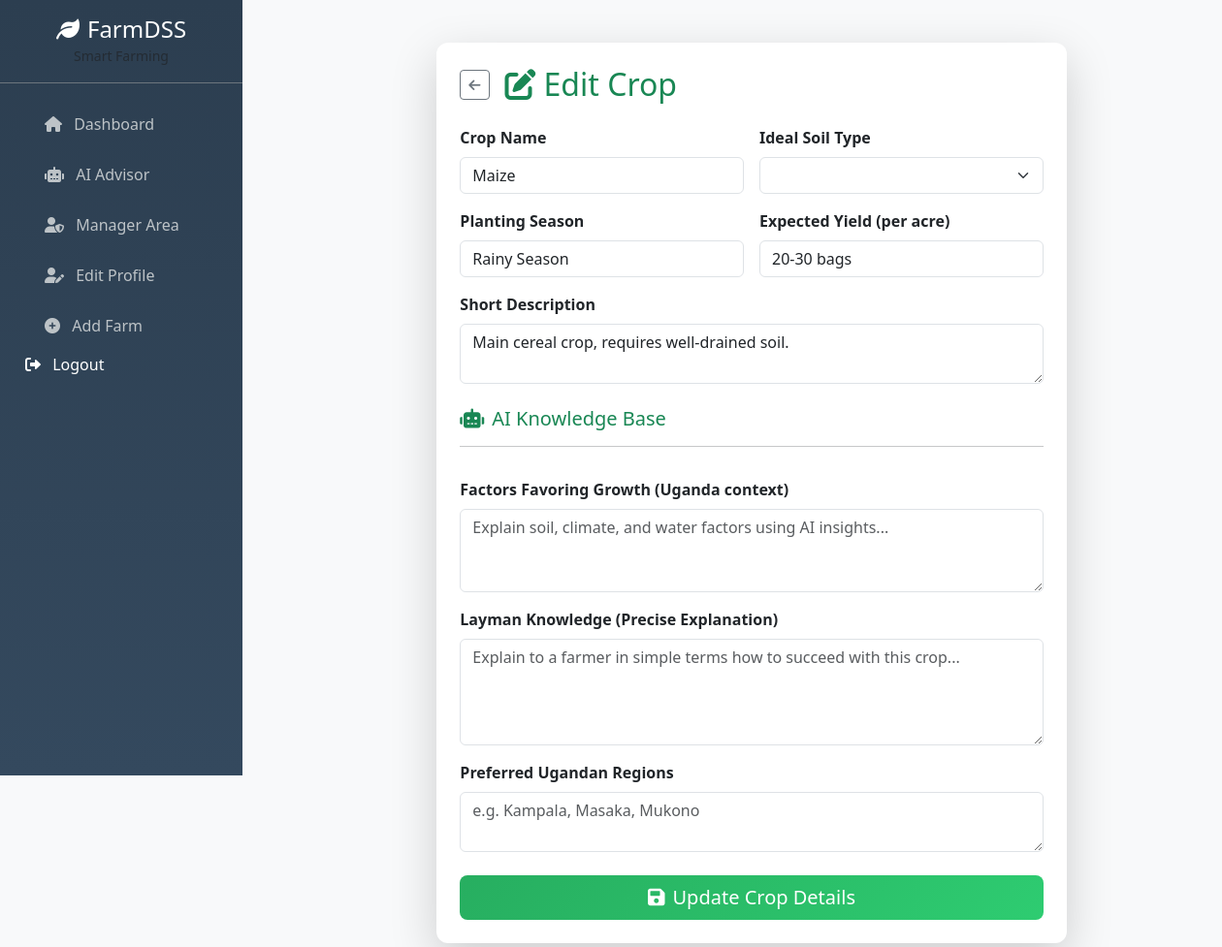
/crop/edit/1/ (signed in), run on the app's committed database.
### core/models.py (models this page shows, shortened)
class Crop(models.Model):
    name = models.CharField(max_length=100, db_index=True)
    ideal_soil = models.CharField(max_length=20, choices=Farm.SOIL_TYPES)
    planting_season = models.CharField(max_length=50)
    expected_yield_per_acre = models.CharField(max_length=100)
    description = models.TextField()
    factors_favouring = models.TextField(blank=True, help_text="AI-generated factors favoring this crop")
    layman_knowledge = models.TextField(blank=True, help_text="Precise explanation for a layman")
    preferred_regions = models.TextField(blank=True, help_text="Ugandan regions where this crop thrives")
    best_for_farmer_type = models.CharField(max_length=50, choices=FARMER_TYPES, default='smallholder')
    market_potential = models.TextField(blank=True, help_text="Market price insights for this crop in Uganda")
    planting_instructions = models.TextField(blank=True, help_text="Step-by-step planting guide")
    pest_disease_management = models.TextField(blank=True, help_text="Local pest/disease control methods")
    class Meta:
        verbose_name_plural = "Crops"

### core/views.py (the view)
# urls.py: path('crop/edit/<int:crop_id>/', views.edit_crop, name='edit_crop'),
@staff_member_required
def edit_crop(request, crop_id=None):
    crop = None
    if crop_id:
        crop = get_object_or_404(Crop, id=crop_id)
    if request.method == 'POST':
        form = CropForm(request.POST, instance=crop)
        if form.is_valid():
            form.save()
            action = "updated" if crop else "created"
            logger.info(f"Crop {action}: {form.cleaned_data['name']}")
            messages.success(request, f"Crop successfully {action}!")
            return redirect('manager_dashboard')
    else:
        form = CropForm(instance=crop)
    return render(request, 'core/edit_crop.html', {
        'form': form,
        'crop': crop,
        'is_manager': True
    })

### core/forms.py
class CropForm(forms.ModelForm):
    class Meta:
        model = Crop
        fields = ['name', 'ideal_soil', 'planting_season', 'expected_yield_per_acre', 'description']
    def __init__(self, *args, **kwargs):
        super().__init__(*args, **kwargs)
        try:
            optional_fields = ['factors_favouring', 'layman_knowledge', 'preferred_regions', 'best_for_farmer_type', 'market_potential', 'planting_instructions', 'pest_disease_management']
            for field in optional_fields:
                if hasattr(Crop, field):
                    if field == 'best_for_farmer_type':
                        from .models import FARMER_TYPES
                        self.fields[field] = forms.ChoiceField(choices=FARMER_TYPES, required=False)
                    else:
                        self.fields[field] = forms.CharField(widget=forms.Textarea(), required=False)
                    self.Meta.fields.append(field)
        except Exception as e:
            pass

### core/templates/core/edit_crop.html (shortened to what this page needs)
{% extends 'core/base.html' %}
{% block content %}
<div class="container py-4">
    <div class="row justify-content-center">
        <div class="col-12 col-lg-8">
            <div class="card border-0 shadow-lg">
                <div class="card-body p-4">
                    <div class="d-flex align-items-center mb-4">
                        <a href="{% url 'manager_dashboard' %}" class="btn btn-outline-secondary btn-sm me-3">
                            <i class="fas fa-arrow-left"></i>
                        </a>
                        <h2 class="mb-0 text-success">
                            {% if crop %}<i class="fas fa-edit me-2"></i>Edit Crop{% else %}<i class="fas fa-plus-circle me-2"></i>Add New Crop{% endif %}
                        </h2>
                    </div>
                    <form method="post">
                        <div class="row g-3">
                            <div class="col-md-6">
                                <label class="form-label fw-bold">Crop Name</label>
                                <input type="text" name="name" class="form-control" value="{{ crop.name|default:'' }}" required placeholder="e.g. Matooke">
                            </div>
                            <div class="col-md-6">
                                <label class="form-label fw-bold">Ideal Soil Type</label>
                                <select name="ideal_soil" class="form-select" required>
                                </select>
                            </div>
                            <div class="col-md-6">
                                <label class="form-label fw-bold">Planting Season</label>
                                <input type="text" name="planting_season" class="form-control" value="{{ crop.planting_season|default:'' }}" required placeholder="e.g. March - May">
                            </div>
                            <div class="col-md-6">
                                <label class="form-label fw-bold">Expected Yield (per acre)</label>
                                <input type="text" name="expected_yield" class="form-control" value="{{ crop.expected_yield_per_acre|default:'' }}" required placeholder="e.g. 500 bunches">
                            </div>
                            <div class="col-12">
                                <label class="form-label fw-bold">Short Description</label>
                                <textarea name="description" class="form-control" rows="2" required placeholder="General info about the crop...">{{ crop.description|default:'' }}</textarea>
                            </div>
                            <div class="col-12 mt-4">
                                <h5 class="text-success"><i class="fas fa-robot me-2"></i>AI Knowledge Base</h5>
                                <hr>
                            </div>
                            <div class="col-12">
                                <label class="form-label fw-bold">Factors Favoring Growth (Uganda context)</label>
                                <textarea name="factors_favouring" class="form-control" rows="3" placeholder="Explain soil, climate, and water factors using AI insights...">{{ crop.factors_favouring|default:'' }}</textarea>
                            </div>
                            <div class="col-12">
                                <label class="form-label fw-bold">Layman Knowledge (Precise Explanation)</label>
                                <textarea name="layman_knowledge" class="form-control" rows="4" placeholder="Explain to a farmer in simple terms how to succeed with this crop...">{{ crop.layman_knowledge|default:'' }}</textarea>
                            </div>
                            <div class="col-12">
                                <label class="form-label fw-bold">Preferred Ugandan Regions</label>
                                <textarea name="preferred_regions" class="form-control" rows="2" placeholder="e.g. Kampala, Masaka, Mukono">{{ crop.preferred_regions|default:'' }}</textarea>
                            </div>
                            <div class="col-12 mt-4">
                                <button type="submit" class="btn btn-success btn-lg w-100">
                                    <i class="fas fa-save me-2"></i>{% if crop %}Update Crop Details{% else %}Create Crop & Knowledge{% endif %}
                                </button>
                            </div>
                        </div>
                    </form>
                </div>
            </div>
        </div>
    </div>
</div>
{% endblock %}

### core/templates/core/base.html (style rules this page uses)
* { -webkit-tap-highlight-color: transparent; }
body { background-color: #f8f9fa; min-height: 100vh; overflow-x: hidden; }
.card { border: none; box-shadow: 0 4px 6px rgba(0,0,0,0.1); border-radius: 12px; }
.btn-success { background: linear-gradient(135deg, #27ae60 0%, #2ecc71 100%); border: none; }

### data on the page
Crop: name "Maize", planting_season "Rainy Season", expected_yield "20-30 bags", description "Main cereal crop, requires well-drained soil."
